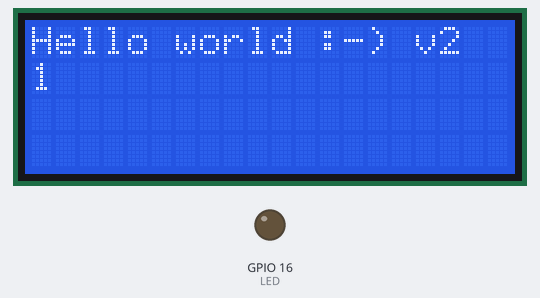
The sketch below on a simulated ESP8266 (NodeMCU). Parts: 20×4 character LCD, output pins drawn as LEDs (lit = HIGH). What the sketch prints to the serial monitor is not drawn.

Above: at 2.9 s.
At 11.0 s:
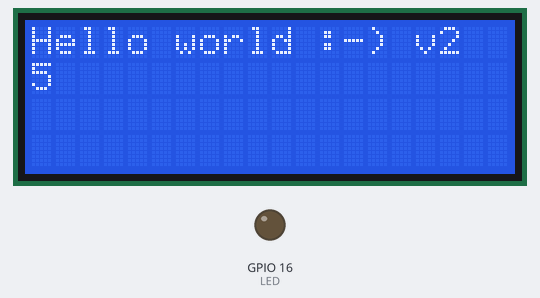
At 20.41 s:
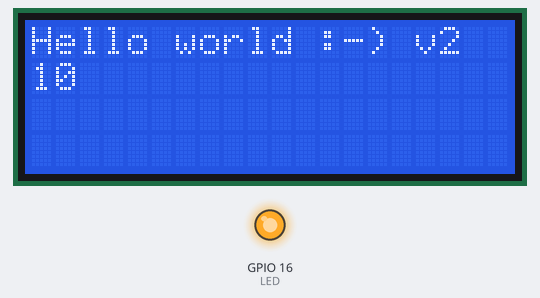
At 38.37 s:
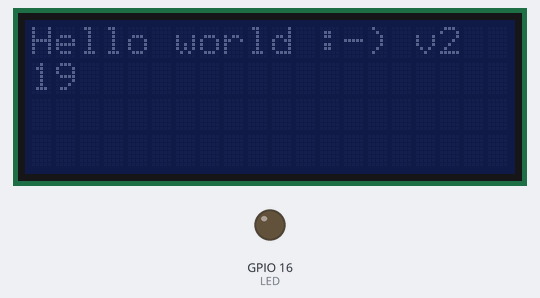
Timing chart, 0 to 40.0 s (numbered marks = the images above):
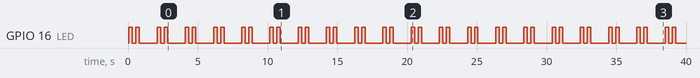

The sketch:

esp8266_I2C_LCD.ino
```cpp
/* -*- mode: c++; -*-
 *
 * ESP8266 DEMONSTRATION of I2C and LCD, 1-bit LED output, and Serial communications
 *
 *   p.musumeci@ieee.org Jan-2016
 *
 * NOTE: Section 3.1.1 "General Purpose Input/Output Interface (GPIO)",
 *       p.17 of document 0A-ESP8266__Datasheet__EN_v4.4.pdf states
 *           All digital IO pins are protected from over-voltage with a
 *           snap-back circuit connected between the pad and ground. The
 *           snap back voltage is typically about 6V, and the holding
 *           voltage is 5.8V. This provides protection from over-voltages
 *           and ESD. The output devices are also protected from reversed
 *           voltages with diodes.
 *       That is, the ESP8266 gpio pins appear to be 5V tolerant so in this work, the
 *       peripheral devices such as the PCF8574T (LCD backpack) and the MAX7219 (LED
 *       dot matrix driver) are powered by 5V with I2C and SPI lines directly connected
 *       to the ESP8266 which is powered by 3.3V. In general, the input/output lines are
 *       connected to 3.3V signals.
 *
 * THE HARDWARE USED HERE
 *
 * - An FTDI-232RL based usb-uart adapter is used in 3.3V mode, and connected as described in
 *   Figure "ESP to Serial" at https://github.com/esp8266/Arduino/blob/master/doc/boards.md
 *
 *   NOTE: the circuit at https://github.com/esp8266/Arduino/blob/master/doc/ESP_to_serial.png
 *         shows direct connection between the 3.3V supply from the USB-uart interface and the
 *         3.3V from the ESP8266 board - you should keep these supplies separate (unless your
 *         USB-uart power source really is strong enough to drive everything).
 *
 * - The ESP-12E module is on a WHITE daughterboard (0.1" pinouts) with the 3.3V regulator added
 *   on the underside and (very important) the middle bridging 0-Ohm resistor removed on top.
 *   See http://www.electrodragon.com/product/esp8266-smd-adapter-board-wi07-12/
 *
 * - The WHITE daughterboard has R1 and R3 of Figure "ESP to Serial" already installed, so pay
 *   careful attention to adding R2 and R4 as noted below:
 *
 *                 ESP-12 series connections (top view)
 *
 *    FTDI-RTS & add R4=10K    ___________
 *    pullup to 3.3V....RESET o           o GPIO1/RX....FTDI-TX   (top right)
 *                        adc o           o GPIO3/TX....FTDI-RX
 *    (R1 pullup on LHS) CHPD o           o gpio5/I2C_scl
 *    theButton........GPIO16 o           o gpio4/I2C_sda
 *             gpio14/SPI_sck o           o GPIO0.......FTDI-DTR & add R2=10K pullup to 3.3V
 *            gpio12/SPI_miso o           o gpio2.......DHT11 temperature&humidity sensor or One-Wire
 *            gpio13/SPI_mosi o           o gpio15/SPI_ss (R3 pulldown on RHS)
 *    +ve power supply....VCC o           o GND.........FTDI GND & power supply GND
 *                             -----------
 *
 *                           [R1] [0Ohm] [R3]
 *                                  ^--- remove this 0Ohm bridge if using the 3.3V reg
 *
 * - The PCF8574T I2C io expander can be soldered directly on to the LCD module.
 *
 * + An optional LED driven by GPIO16 can be selected in order to free up the line used for
 *   serial output. Feed GPIO16 via a 1K resistor to an LED and define LEDon16 below.
 *   (this line is used later for a user input switch)
 *
 * THE SOFTWARE USED HERE
 *
 * - To simplify use of the display on the I2C "LCD backpack", we take files from
 *   NewliquidCrystal_1.3.4.zip (https://bitbucket.org/fmalpartida/new-liquidcrystal/downloads)
 *   to _replace_ the default library LiquidCrystal (on OS-X, check for a location such as
 *   /Applications/Arduino.app/Contents/Java/libraries/LiquidCrystal into which the files of
 *   NewliquidCrystal are copied).
 *
 *   NOTE: the esp8266 compiler chain fails on SR (shift register) and Software protocol variants
 *         of NewliquidCrystal so just remove or rename files matching {*_SR*, SI2C*, *_SI2C*}.
 *         In sh:  for x in *_SR* SI2C* *_SI2C* ; do echo $x ; mv ${x} ${x}_disabled ; done
 *
 * - The ESP8266 environment provides extern C functions to specify a timer interrupt function
 *   to call back when a software based timeout occurs. This uses an os_timer_t data structure
 *   that is specified via os_timer_setfn() which also specifies the user call back. The timer
 *   interrupt interval is set by a call to os_timer_arm() which in this example sets the timer
 *   mode to continuous operation.
 *
 * - Pin allocations are documented at
 *       http://www.esp8266.com/wiki/doku.php?id=esp8266_gpio_pin_allocations
 *     Booting up in a UART-enabled mode (the default) means GPIO1 provides
 *     uart-TX and GPIO3 provides uart-RX.
 *
 * REFERENCES
 * 1 What works, what doesn't -- https://github.com/esp8266/Arduino/blob/master/doc/reference.md
 * 2 Using newLiquidCrystal from https://bitbucket.org/fmalpartida/new-liquidcrystal/wiki/Home and see also
 *   http://tronixstuff.com/2014/09/24/tutorial-serial-pcf8574-backpacks-hd44780-compatible-lcd-modules-arduino/
 */

#define LEDon16 1

#include <Wire.h>
#include <LiquidCrystal_I2C.h>
//
// Instantiate LCD at I2C backpack address 0x27
// - LCD operates in 4-bit data mode
// - I2C address = PCF8574T base address 0x20 + least significant 3 bits set by user
//
#define BACKLIGHT_PIN  3        // PCF8574 connections to the LCD
#define En_pin         2        //
#define Rw_pin         1        //
#define Rs_pin         0        //
#define D4_pin         4        // b4
#define D5_pin         5        // b5
#define D6_pin         6        // b6
#define D7_pin         7        // b7
//
LiquidCrystal_I2C  lcd(0x27,En_pin,Rw_pin,Rs_pin,D4_pin,D5_pin,D6_pin,D7_pin);

// Choose LED to flash
#if defined(__AVR__)
#define LED 13  // Atmel/AVR
#else
#if defined( LEDon16 )
#define LED 16  // Use free gpio pin to drive an LED, which allows Serial to be used
#else
#define LED  2  // Default ESP8266 LED on the TX line (LED use interferes with Serial port use)
#endif
#endif

//
// system setup function
//
int global_count;
void setup()
{
                                // initialise I2C
  Wire.begin( 4,5 );            // specify SDA==>GPIO4, SCLK==>GPIO5
  // Can also set speed e.g. Wire.setClock( 100000 )

                                // initialise serial comms and LED pin
#if defined( LEDon16 )
  Serial.begin(115200);
#endif
  pinMode(LED, OUTPUT);
                                // activate LCD module
  lcd.begin (20,4);             // for 20 x 4 format and
  lcd.setBacklightPin(BACKLIGHT_PIN,POSITIVE);
  lcd.setBacklight(HIGH);       // active backlight

  global_count=0;               // demo program loop counter
}

//
// main user function
//
void loop()
{
  digitalWrite(LED, HIGH);    // turn LED on and off
  delay(250);                 // with waits of 1/4 second
  digitalWrite(LED, LOW);
  delay(250);
  digitalWrite(LED, HIGH);
  delay(250);
  digitalWrite(LED, LOW);
  delay(1000);

  global_count++;
#if defined( LEDon16 )
  Serial.println(global_count);
#endif

  lcd.home ();                // set cursor to 0,0
  lcd.print("Hello world :-) v2");
  lcd.setCursor (0,1);        // move to start of 2nd line
  lcd.print(global_count);

  lcd.setBacklight(LOW);      // Backlight off
  delay(250);
  lcd.setBacklight(HIGH);     // Backlight on
}
```

Measured:
- by itself, GPIO 16 (LED): repeats every 2.0 s: LOW 0.25 s, HIGH 0.25 s, LOW 1.3 s, HIGH 0.25 s
- what the display in image 0 shows lasts 1.8 s, from 2.1 s to 3.9 s
